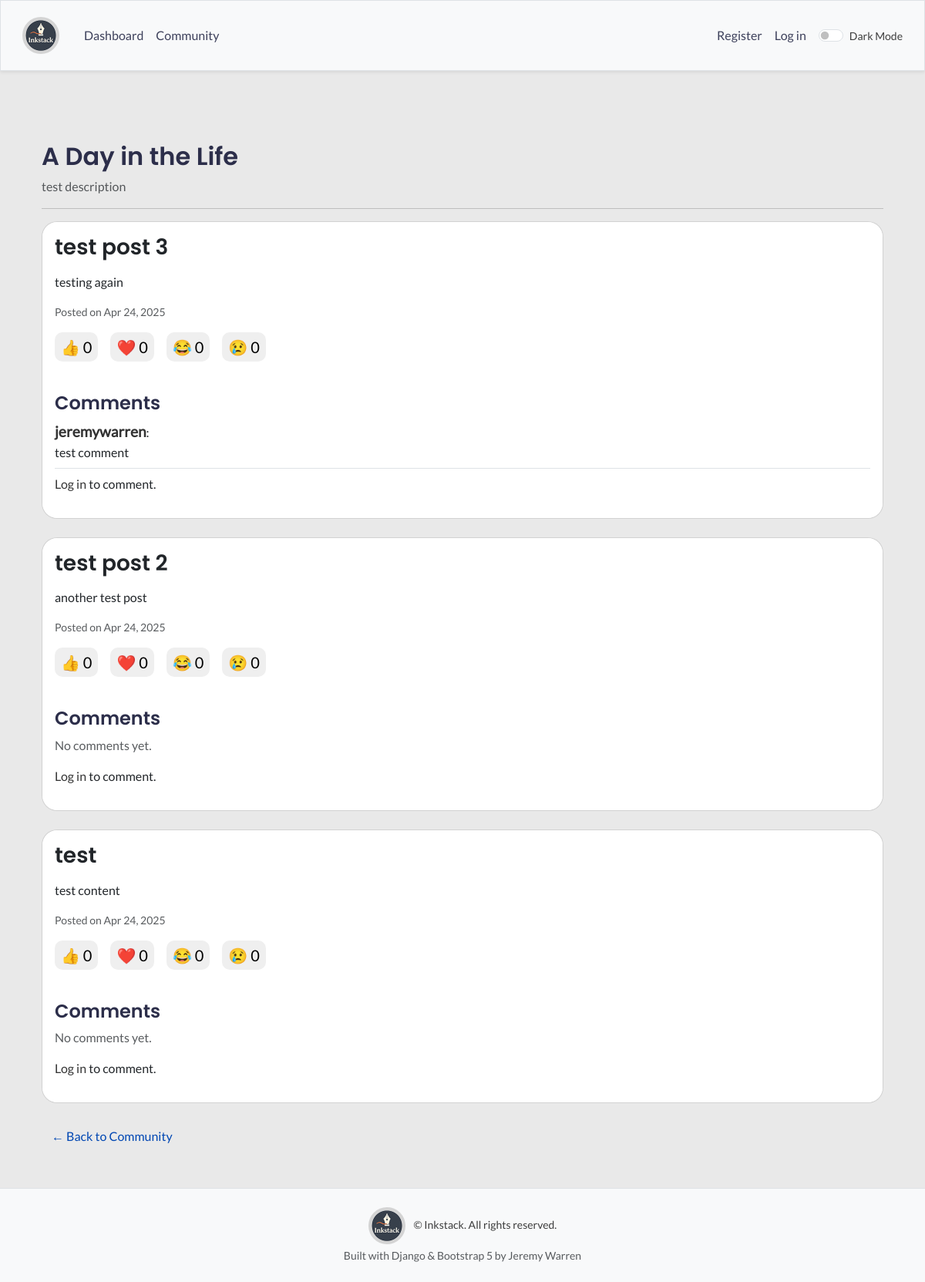
The app's page /community/blog/2/, older data.
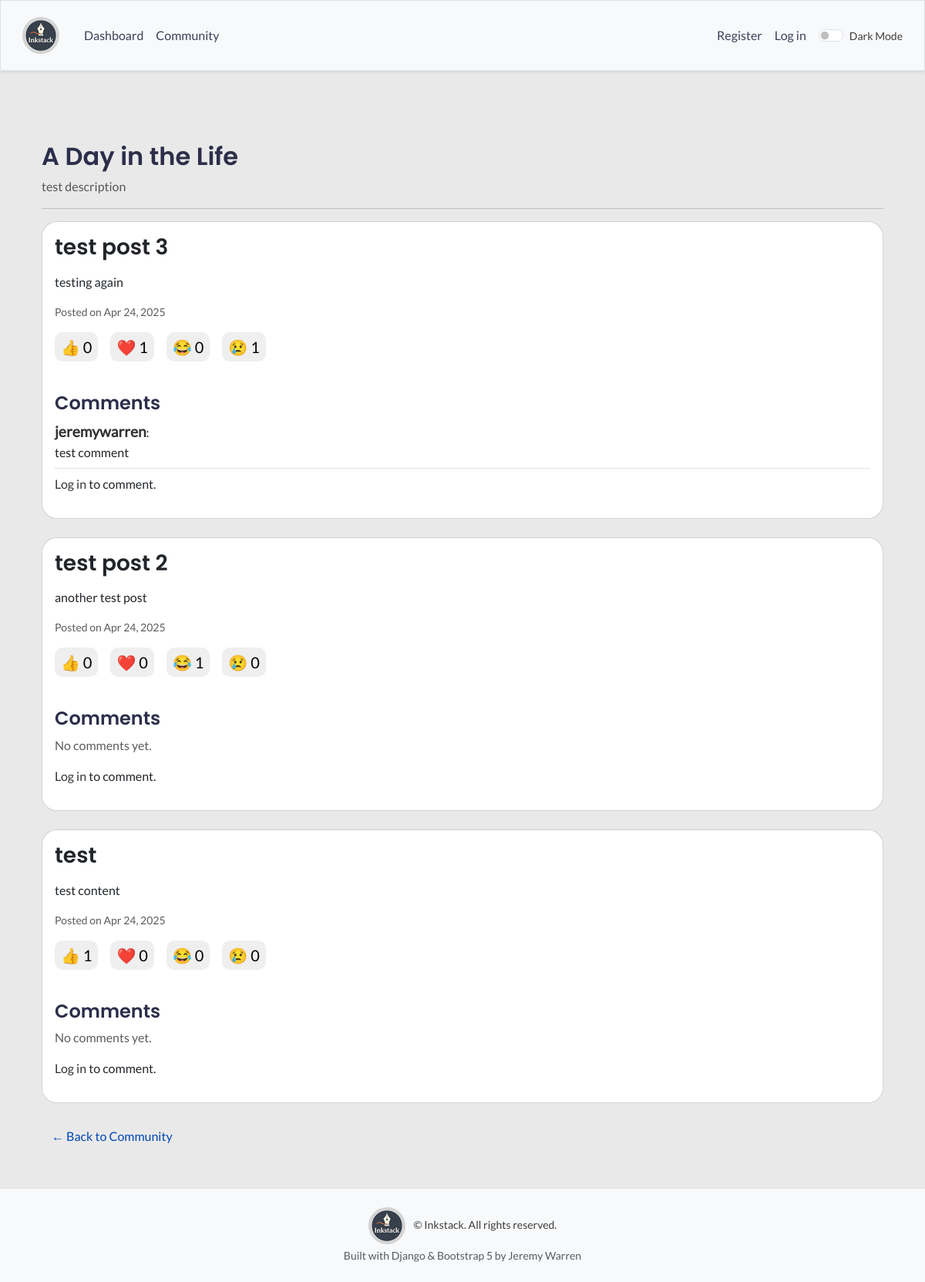
The same page, newer data.
### blogs/models.py (models this page shows, shortened)
class Post(models.Model):
    blog = models.ForeignKey(Blog, on_delete=models.CASCADE, related_name="posts")
    title = models.CharField(max_length=200)
    content = models.TextField(blank=True)
    is_public = models.BooleanField(default=True)
    created_at = models.DateTimeField(auto_now_add=True)
    updated_at = models.DateTimeField(auto_now=True)
    tags = TaggableManager(blank=True)
    likes = models.PositiveIntegerField(default=0)
    loves = models.PositiveIntegerField(default=0)
    laughs = models.PositiveIntegerField(default=0)
    sads = models.PositiveIntegerField(default=0)

### blogs/views.py (the view, shortened to what this page needs)
@csrf_protect
def public_blog_detail(request, blog_id):
    blog = get_object_or_404(Blog, id=blog_id)
    posts = Post.objects.filter(blog=blog, is_public=True).order_by("-created_at")
    comment_form = CommentForm()
    return render(
        request,
        "blogs/public_blog_detail.html",
        {
            "blog": blog,
            "posts": posts,
            "form": comment_form,
        },
    )

### blogs/forms.py
class CommentForm(forms.ModelForm):
    class Meta:
        model = Comment
        fields = ["content"]
        widgets = {
            "content": forms.Textarea(
                attrs={
                    "class": "form-control",
                    "rows": 3,
                    "placeholder": "Write a comment...",
                }
            )
        }

### blogs/templates/blogs/public_blog_detail.html (shortened to what this page needs)
{% extends 'blogs/base.html' %}
{% load django_bootstrap5 %}
{% block content %}
<div class="container mt-5">
  <h2 class="mb-2">{{ blog.title }}</h2>
  {% if blog.description %}
  <p class="text-muted">{{ blog.description }}</p>
  {% endif %}
  <hr>
  {% for post in posts %}
  <div class="card mb-4">
    <div class="card-body">
      <h3 class="card-title">{{ post.title }}</h3>
      <p class="card-text">{{ post.content|safe }}</p>
      <p class="text-muted small">Posted on {{ post.created_at|date:"M d, Y" }}</p>
      <div class="d-flex gap-3 mt-3 reaction-buttons" data-post-id="{{ post.id }}">
        <button class="btn-emoji" data-post-id="{{ post.id }}" data-reaction="like">👍
          <span>{{ post.likes }}</span></button>
        <button class="btn-emoji" data-post-id="{{ post.id }}" data-reaction="love">❤️
          <span>{{ post.loves }}</span></button>
        <button class="btn-emoji" data-post-id="{{ post.id }}" data-reaction="laugh">😂
          <span>{{ post.laughs }}</span></button>
        <button class="btn-emoji" data-post-id="{{ post.id }}" data-reaction="sad">😢
          <span>{{ post.sads }}</span></button>
      </div>
      <div class="mt-4">
        <h4>Comments</h4>
        {% for comment in post.comments.all %}
        <div class="mb-2 border-bottom pb-2">
          <p class="mb-0"><strong>{{ comment.user.username|default:"Guest" }}</strong>:</p>
          <p class="mb-0">{{ comment.content }}</p>
        </div>
        {% empty %}
        <p class="text-muted">No comments yet.</p>
        {% endfor %}
      </div>
      {% if user.is_authenticated %}
      <form method="post" class="mt-3">
        {% csrf_token %}
        <input type="hidden" name="post_id" value="{{ post.id }}">
        <div class="mb-3">
          <label for="{{ form.content.id_for_label }}" class="form-label visually-hidden">Comment</label>
          {{ form.content }}
        </div>
        <button type="submit" class="btn btn-sm btn-primary">Leave Comment</button>
      </form>
      {% else %}
      <p><a href="{% url 'accounts:login' %}?next={{ request.path }}">Log in</a> to comment.</p>
      {% endif %}
    </div>
  </div>
  {% empty %}
  <p>No public posts in this blog.</p>
  {% endfor %}
  <a href="{% url 'blogs:community' %}" class="btn btn-link mb-3">&larr; Back to Community</a>
</div>
{% endblock %}

Row changes from the older to the newer data that the page shows:
changed Post "test post 3": loves "0" → "1"; sads "0" → "1"
changed Post "test post 2": laughs "0" → "1"
changed Post "test": likes "0" → "1"
